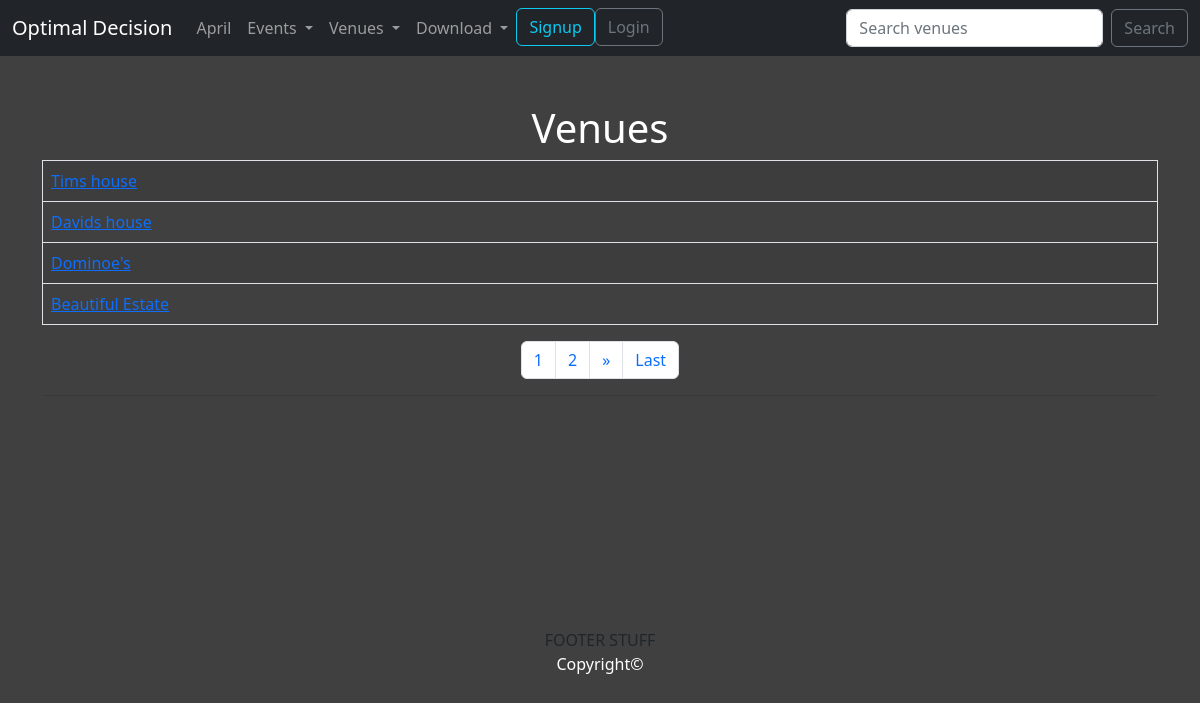
Page /list_venues/ on the committed database.
### events/models.py (models this page shows)
class Venue(models.Model):
    name = models.CharField('Event Name', max_length=120)
    address = models.CharField('Address', max_length=300)
    zip_code = models.CharField('Zip Code', max_length=10)
    phone = models.CharField('Contact Phone', blank=True, max_length=25)
    web = models.URLField('Website Address', blank=True)
    email_address = models.EmailField('Email Address', blank=True)
    owner = models.IntegerField('Venue Owner', blank=False, default=1)
    venue_image = models.ImageField(blank=True, null=True, upload_to='images/')
    def __str__(self):
        return self.name

### events/views.py (the view)
# urls.py: path('list_venues/', views.list_venues, name='list_venues'),
def list_venues(request):
    venue_list = Venue.objects.all().order_by('name')
    p = Paginator(Venue.objects.all(), 4)
    page = request.GET.get('page')
    venues = p.get_page(page)
    nums = 'a' * venues.paginator.num_pages
    return render(request, 'events/venues.html', {'venue_list': venue_list, 'venues': venues, 'nums': nums})

### events/templates/events/venues.html (shortened to what this page needs)
{% extends 'events/base.html' %}
{% block content %}
<center>
<br>
<h1>Venues</h1>
<table class='table table-striped table-hover table-bordered'>
    {% for venue in venues %}
    <tr>
        <td><a href='{% url "show_venue" venue.id %}'>{{ venue }}</a><br/></td>
{% endfor %}
</table>
</center>
<center>
<nav aria-label="Page navigation example">
<ul class="pagination justify-content-center">
{% for i in nums %}
<li class='page-item'><a class='page-link' href='?page={{ forloop.counter }}'>{{ forloop.counter }}</a></li>
{% endfor %}
{% if venues.has_next %}
    <li class="page-item"><a class='page-link' href='?page={{ venues.next_page_number }}'>&raquo</a></li>
    <li class="page-item"><a class='page-link' href='?page={{ venues.paginator.num_pages }}'>Last</a></li>
{% endif %}
</ul>
</nav>
</center>
<hr>
{% endblock content %}

### events/templates/events/base.html (style rules this page uses)
body { background: #404040; }
h1, h2, h3, p, a tr, th, td { color: white; }

### rows in the picture
Venue: name "Tims house"
Venue: name "Davids house"
Venue: name "Dominoe's"
Venue: name "Beautiful Estate"
